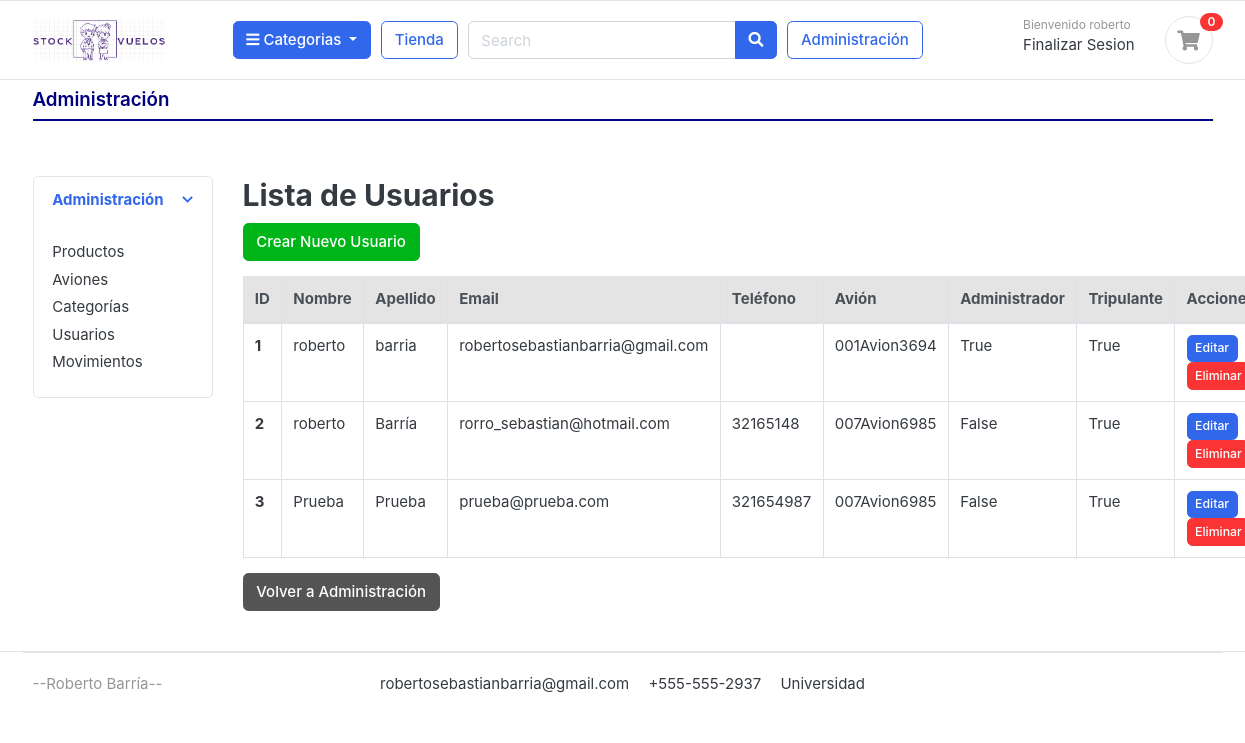
Page /administracion/usuarios/ (signed in) on the earlier database version.
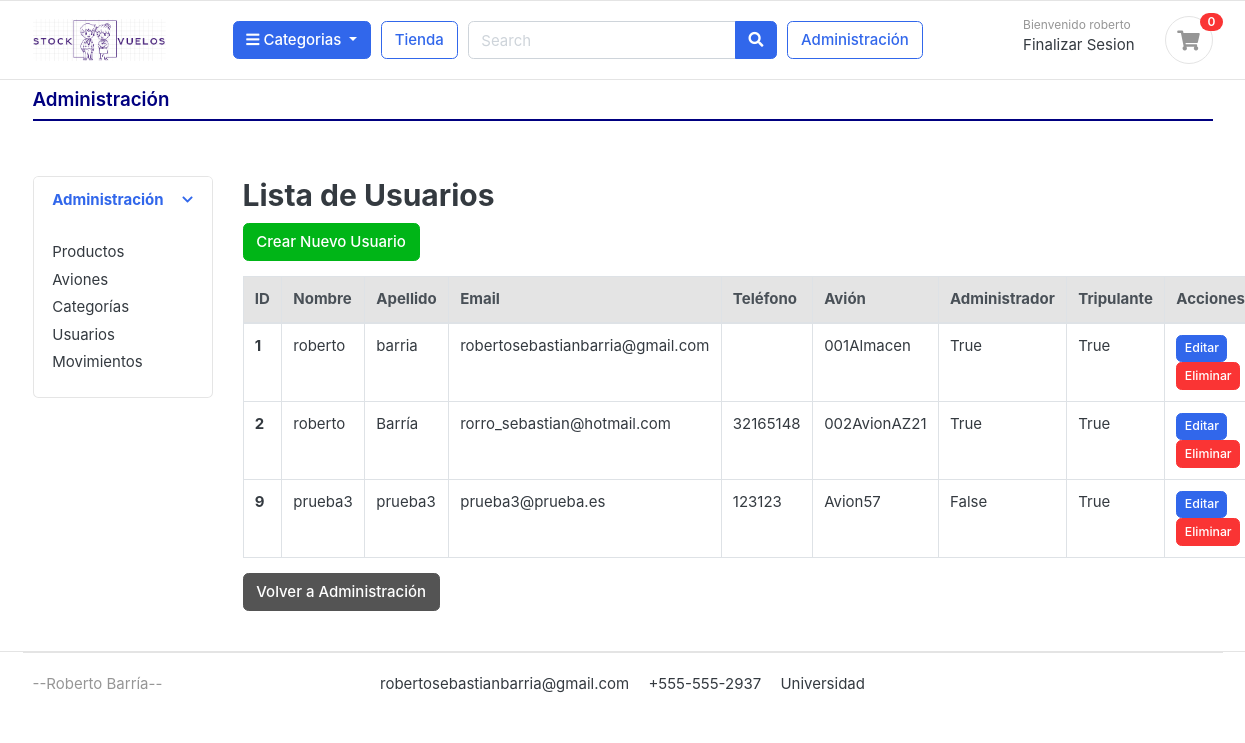
Same page on the later database version.
### cuentas/models.py (models this page shows, shortened)
class Cuenta(AbstractBaseUser):
    Nombre = models.CharField(max_length=50)
    Apellido = models.CharField(max_length=50)
    username = models.CharField(max_length=50, unique=True)
    email = models.EmailField(max_length=100, unique=True)
    phone_number = models.CharField(max_length=50)
    avion = models.ForeignKey('aviones.Avion', on_delete=models.SET_NULL, null=True, blank=True)
    es_administrador = models.BooleanField(default=False)
    es_tripulante = models.BooleanField(default=False)
    date_joined = models.DateTimeField(auto_now_add=True)
    last_login = models.DateTimeField(auto_now_add=True)
    is_admin = models.BooleanField(default=False)
    is_staff = models.BooleanField(default=False)
    is_active = models.BooleanField(default=False)
    is_superadmin = models.BooleanField(default=False)
    USERNAME_FIELD = 'email'
    REQUIRED_FIELDS = ['username', 'Nombre', 'Apellido']
    objects = MyAccountManager()

### aviones/models.py (models this page shows)
class Avion(models.Model):
    nombre = models.CharField(max_length=100)
    descripcion = models.CharField(max_length=255, blank=True)
    def __str__(self):
        return self.nombre

### administracion/views.py (the view)
# urls.py: path('usuarios/', views.lista_usuarios, name='lista_usuarios'),
@login_required(login_url='login')
def lista_usuarios(request):
    usuarios = Cuenta.objects.all()
    return render(request, 'administracion/lista_usuarios.html', {'usuarios': usuarios})

### categorias/models.py (called while the page is built)
    def get_url(self):
        return reverse('productos_por_categoria', args=[self.slug])

### tienda/context_processors.py (called while the page is built)
def cantidad_productos_en_orden(request):
    if request.user.is_authenticated:
        avion_id = request.session.get('avion_id')
        orden = Orden.objects.filter(usuario=request.user, avion_id=avion_id, completada=False).first()
        if orden:
            orden_productos = OrdenProducto.objects.filter(orden=orden).count()
        else:
            orden_productos = 0
    else:
        orden_productos = 0
    return {'orden_productos': orden_productos}

def categorias_context(request):
    return {
        'categorias': Categoria.objects.all()
    }

### templates/administracion/lista_usuarios.html
{% extends 'administracion/administracion.html' %}
{% block main_content %}
<section class="section-content padding-x">
    <div class="container-fluid">
        <div class="row">
            <div class="col-md-12">
                <h2>Lista de Usuarios</h2>
                <a href="{% url 'crear_usuario' %}" class="btn btn-success mb-3">Crear Nuevo Usuario</a>
                <table class="table table-bordered">
                    <thead class="thead-light">
                        <tr>
                            <th scope="col">ID</th>
                            <th scope="col">Nombre</th>
                            <th scope="col">Apellido</th>
                            <th scope="col">Email</th>
                            <th scope="col">Teléfono</th>
                            <th scope="col">Avión</th>
                            <th scope="col">Administrador</th>
                            <th scope="col">Tripulante</th>
                            <th scope="col">Acciones</th>
                        </tr>
                    </thead>
                    <tbody>
                        {% for usuario in usuarios %}
                        <tr>
                            <th scope="row">{{ usuario.id }}</th>
                            <td>{{ usuario.Nombre }}</td>
                            <td>{{ usuario.Apellido }}</td>
                            <td>{{ usuario.email }}</td>
                            <td>{{ usuario.phone_number }}</td>
                            <td>{{ usuario.avion }}</td>
                            <td>{{ usuario.es_administrador }}</td>
                            <td>{{ usuario.es_tripulante }}</td>
                            <td>
                                <a href="{% url 'editar_usuario' usuario.pk %}" class="btn btn-primary btn-sm">Editar</a>
                                <a href="{% url 'eliminar_usuario' usuario.pk %}" class="btn btn-danger btn-sm">Eliminar</a>
                            </td>
                        </tr>
                        {% endfor %}
                    </tbody>
                </table>
            </div>
        </div>
        <a href="{% url 'administracion' %}" class="btn btn-secondary">Volver a Administración</a>
    </div>
</section>
{% endblock %}

### templates/includes/navbar.html (shortened to what this page needs)
{% load static %}
<header class="section-header">
    <section class="header-main border-bottom">
        <div class="container">
            <div class="row align-items-center">
                <div class="col-lg-2 col-md-3 col-6">
                    <a href="{% url 'tienda' %}" class="brand-wrap">
                        <img class="logo" src="{% static 'images/logo05.png' %}">
                    </a>
                </div>
                {% if user.id is not None %}
                <div class="col-lg col-sm col-md col-6 flex-grow-0">
                    <div class="category-wrap dropdown d-inline-block float-right">
                        <button type="button" class="btn btn-primary dropdown-toggle" data-toggle="dropdown">
                            <i class="fa fa-bars"></i> Categorias
                        </button>
                    </div>
                </div>
                {% endif %}
                {% if user.id is not None %}
                <a href="{% url 'tienda' %}" class="btn btn-outline-primary">Tienda</a>
                {% endif %}
                <div class="col-lg col-md-6 col-sm-12 col">
                    {% if user.id is not None %}
                    <form action="#" class="search">
                        <div class="input-group w-100">
                            <input type="text" class="form-control" style="width:60%;" placeholder="Search">
                            <div class="input-group-append">
                                <button class="btn btn-primary" type="submit">
                                    <i class="fa fa-search"></i>
                                </button>
                            </div>
                        </div>
                    </form>
                    {% endif %}
                </div>
                {% if user.is_admin %}
                    <div>
                    <a href="{% url 'administracion' %}" class="btn btn-outline-primary">Administración</a>
                    </div>
                {% endif %}
                <div class="col-lg-3 col-sm-6 col-8 order-2 order-lg-3">
                    <div class="d-flex justify-content-end mb-3 mb-lg-0">
                        {% if user.id is None %}
                            <div class="widget-header">
                                <small class="title text-muted">Bienvenido </small>
                                <div>
                                    <a href="{% url 'login' %}">Login</a> <span class="dark-transp"> | </span>
                                </div>
                            </div>
                        {% else %}
                            <div class="widget-header">
                                <small class="title text-muted">Bienvenido {{user.Nombre}} </small>
                                <div>
                                    <a href="{% url 'logout' %}">Finalizar Sesion</a>
                                </div>
                            </div>
                        {% endif %}
                        {% if user.id is not None %}
                        <a href="{% url 'listar_ordenes' %}" class="widget-header pl-3 ml-3">
                            <div class="icon icon-sm rounded-circle border">
                                <i class="fa fa-shopping-cart"></i>
                            </div>
                            <span class="badge badge-pill badge-danger notify">{{ orden_productos }}</span>
                        </a>
                        {% endif %}
                    </div>
                </div>
            </div>
        </div>
    </section>
</header>

Differences in the rows shown:
removed Cuenta: id "3", Nombre "Prueba", Apellido "Prueba", email "prueba@prueba.com", phone_number "321654987", avion "007Avion6985", es_administrador "False", es_tripulante "True"
changed Cuenta "barria": avion "001Avion3694" → "001Almacen"
changed Cuenta "Barría": avion "007Avion6985" → "002AvionAZ21"; es_administrador "False" → "True"
added Cuenta: id "9", Nombre "prueba3", Apellido "prueba3", email "prueba3@prueba.es", phone_number "123123", avion "Avion57", es_administrador "False", es_tripulante "True"
